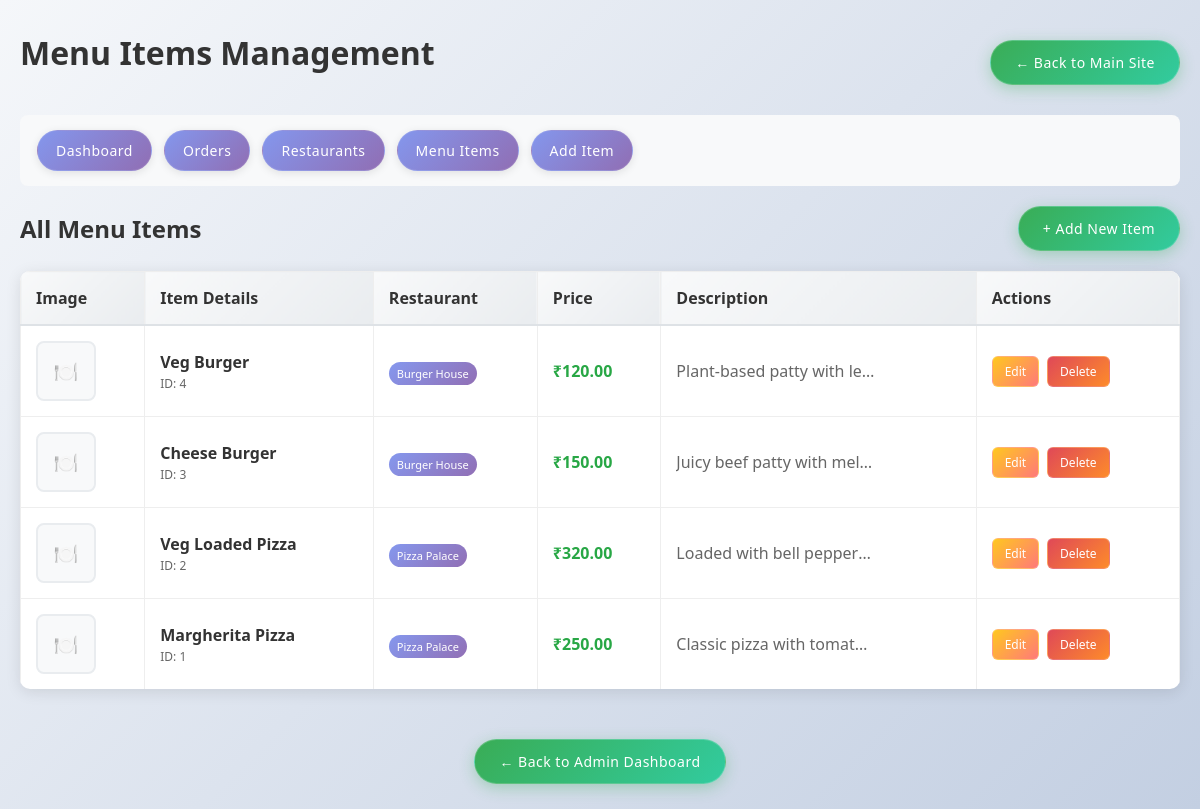
The page /admin/menu.php (signed in) on the database its author committed.
### tables this page shows
CREATE TABLE menu_item (
  item_id INT AUTO_INCREMENT PRIMARY KEY,
  restaurant_id INT,
  item_name VARCHAR(150),
  description TEXT,
  price DECIMAL(10,2),
  image VARCHAR(255),
  FOREIGN KEY (restaurant_id) REFERENCES restaurant(restaurant_id) ON DELETE CASCADE
);

CREATE TABLE restaurant (
  restaurant_id INT AUTO_INCREMENT PRIMARY KEY,
  name VARCHAR(150),
  location VARCHAR(255),
  image VARCHAR(255)
);

### admin/menu.php (the view, shortened to what this page needs)
<?php
include '../db.php';
$query = "SELECT mi.*, r.name as restaurant_name FROM menu_item mi
          JOIN restaurant r ON mi.restaurant_id = r.restaurant_id
          ORDER BY mi.item_id DESC";
$menu_items = mysqli_query($conn, $query);
?>
<!DOCTYPE html>
<html lang="en">
<head>
    <link rel="stylesheet" href="../assets/css/style.css">
</head>
<body>
<div class="admin-dashboard">
    <div class="dashboard-header">
        <h1>Menu Items Management</h1>
        <a href="../index.php" class="back-to-site-btn">← Back to Main Site</a>
    </div>
    <nav class="admin-nav">
        <a href="index.php">Dashboard</a>
        <a href="manage_orders.php">Orders</a>
        <a href="restaurant.php">Restaurants</a>
        <a href="menu.php">Menu Items</a>
        <a href="add_food.php">Add Item</a>
    </nav>
    <div class="content-header">
        <h2>All Menu Items</h2>
        <a href="add_food.php" class="add-btn">+ Add New Item</a>
    </div>
    <?php if(mysqli_num_rows($menu_items) > 0): ?>
        <table class="menu-table">
            <thead>
                <tr>
                    <th>Image</th>
                    <th>Item Details</th>
                    <th>Restaurant</th>
                    <th>Price</th>
                    <th>Description</th>
                    <th>Actions</th>
                </tr>
            </thead>
            <tbody>
                <?php while($item = mysqli_fetch_assoc($menu_items)): ?>
                <tr>
                    <td>
                        <?php if($item['image'] && file_exists('../assets/images/menu/' . $item['image'])): ?>
                            <img src="../assets/images/menu/<?php echo htmlspecialchars($item['image']); ?>" alt="<?php echo htmlspecialchars($item['item_name']); ?>" class="item-image">
                        <?php else: ?>
                            <div class="item-image" style="background:#f8f9fa;display:flex;align-items:center;justify-content:center;color:#666;font-size:20px;">🍽️</div>
                        <?php endif; ?>
                    </td>
                    <td>
                        <div class="item-name"><?php echo htmlspecialchars($item['item_name']); ?></div>
                        <div style="color:#666;font-size:12px;margin-top:2px;">ID: <?php echo $item['item_id']; ?></div>
                    </td>
                    <td>
                        <span class="restaurant-badge"><?php echo htmlspecialchars($item['restaurant_name']); ?></span>
                    </td>
                    <td>
                        <span class="price-tag">₹<?php echo number_format($item['price'], 2); ?></span>
                    </td>
                    <td>
                        <div class="description-preview" title="<?php echo htmlspecialchars($item['description']); ?>">
                            <?php echo htmlspecialchars(substr($item['description'], 0, 50)); ?><?php echo strlen($item['description']) > 50 ? '...' : ''; ?>
                        </div>
                    </td>
                    <td>
                        <div class="action-buttons">
                            <a href="edit_menu_item.php?id=<?php echo $item['item_id']; ?>" class="btn-edit">Edit</a>
                            <a href="?delete=1&id=<?php echo $item['item_id']; ?>" class="btn-delete" onclick="return confirm('Are you sure you want to delete this menu item?')">Delete</a>
                        </div>
                    </td>
                </tr>
                <?php endwhile; ?>
            </tbody>
        </table>
    <?php endif; ?>
    <div style="text-align:center;margin-top:30px;">
        <a href="index.php" class="back-to-site-btn">← Back to Admin Dashboard</a>
    </div>
</div>
</body>
</html>

### assets/css/style.css (style rules this page uses)
* { box-sizing:border-box;margin:0;padding:0 }
body { font-family:'Segoe UI', Tahoma, Geneva, Verdana, sans-serif;background:linear-gradient(135deg, #f5f7fa 0%, #c3cfe2 100%);color:#333;margin:0;min-height:100vh }
body, html { scroll-behavior:smooth }
a { color:#667eea;text-decoration:none;transition:color 0.3s ease }
.admin-nav a { background:none;color:#007bff;padding:5px 10px;border-radius:4px;margin:0 2px }
table { width:100%;border-collapse:collapse;border-radius:8px;overflow:hidden }
table th, table td { padding:12px;border:1px solid #eee;text-align:left }
table th { background:#f8f9fa;font-weight:600 }
table th { background:#f8f9fa }
.item-image { width:60px;height:60px;border-radius:8px;overflow:hidden;flex-shrink:0 }

### admin/menu.php (style rules this page uses)
.admin-dashboard { max-width:1200px;margin:0 auto;padding:20px }
.dashboard-header { display:flex;justify-content:space-between;align-items:center;margin-bottom:30px }
.admin-nav { background:#f8f9fa;padding:15px;border-radius:8px;margin-bottom:20px;display:flex;gap:8px;flex-wrap:wrap }
.admin-nav a { background:linear-gradient(135deg, rgba(102,126,234,0.8), rgba(118,75,162,0.8));color:#fff;text-decoration:none;padding:10px 18px;border-radius:25px;font-weight:500;font-size:14px;letter-spacing:0.5px;transition:all 0.3s ease;position:relative;overflow:hidden;border:1px solid rgba(255,255,255,0.1);box-shadow:0 2px 8px rgba(0,0,0,0.1) }
.admin-nav a::before { content:'';position:absolute;top:0;left:-100%;width:100%;height:100%;background:linear-gradient(90deg,transparent,rgba(255,255,255,0.2),transparent);transition:left 0.5s ease }
.content-header { display:flex;justify-content:space-between;align-items:center;margin-bottom:20px }
.content-header h2 { margin:0;color:#333 }
.add-btn { background:linear-gradient(135deg, rgba(40,167,69,0.9), rgba(32,201,151,0.9));color:#fff !important;text-decoration:none !important;padding:12px 24px;border-radius:25px;font-weight:500;font-size:14px;letter-spacing:0.5px;transition:all 0.3s ease;position:relative;overflow:hidden;border:1px solid rgba(255,255,255,0.2);box-shadow:0 4px 15px rgba(40,167,69,0.3) }
.add-btn::before { content:'';position:absolute;top:0;left:-100%;width:100%;height:100%;background:linear-gradient(90deg,transparent,rgba(255,255,255,0.3),transparent);transition:left 0.5s ease }
.menu-table { width:100%;background:#fff;border-radius:10px;overflow:hidden;box-shadow:0 3px 15px rgba(0,0,0,0.1);border-collapse:collapse }
.menu-table th,.menu-table td { padding:15px;text-align:left;border-bottom:1px solid #eee }
.menu-table th { background:linear-gradient(135deg, #f8f9fa, #e9ecef);color:#333;font-weight:600;border-bottom:2px solid #dee2e6 }
.menu-table tr:last-child td { border-bottom:none }
.item-image { width:60px;height:60px;border-radius:8px;object-fit:cover;border:2px solid #e9ecef }
.item-name { font-weight:600;color:#333 }
.restaurant-badge { display:inline-block;background:linear-gradient(135deg, rgba(102,126,234,0.8), rgba(118,75,162,0.8));color:#fff;padding:4px 8px;border-radius:12px;font-size:11px;font-weight:500;margin-top:4px }
.price-tag { font-weight:700;color:#28a745;font-size:16px }
.description-preview { color:#666;max-width:200px;overflow:hidden;text-overflow:ellipsis;white-space:nowrap }
.action-buttons { display:flex;gap:8px }
.btn-edit { background:linear-gradient(135deg, rgba(255,193,7,0.9), rgba(255,107,107,0.9));color:#fff !important;text-decoration:none !important;padding:6px 12px;border-radius:6px;font-size:12px;font-weight:500;transition:all 0.3s ease;border:1px solid rgba(255,255,255,0.2) }
.btn-delete { background:linear-gradient(135deg, rgba(220,53,69,0.9), rgba(253,126,20,0.9));color:#fff !important;text-decoration:none !important;padding:6px 12px;border-radius:6px;font-size:12px;font-weight:500;transition:all 0.3s ease;border:1px solid rgba(255,255,255,0.2) }
.back-to-site-btn { display:inline-block;padding:12px 24px;background:linear-gradient(135deg, rgba(40,167,69,0.9), rgba(32,201,151,0.9));color:#fff !important;text-decoration:none !important;border-radius:25px;font-weight:500;font-size:14px;letter-spacing:0.5px;transition:all 0.3s ease;position:relative;overflow:hidden;border:1px solid rgba(255,255,255,0.2);box-shadow:0 4px 15px rgba(40,167,69,0.3);margin-top:20px }
.back-to-site-btn::before { content:'';position:absolute;top:0;left:-100%;width:100%;height:100%;background:linear-gradient(90deg,transparent,rgba(255,255,255,0.3),transparent);transition:left 0.5s ease }

### rows shown on the page
menu_item: item_name "Veg Burger", item_id "4", restaurant.name "Burger House", price "120.00", description "Plant-based patty with le…"
menu_item: item_name "Cheese Burger", item_id "3", restaurant.name "Burger House", price "150.00", description "Juicy beef patty with mel…"
menu_item: item_name "Veg Loaded Pizza", item_id "2", restaurant.name "Pizza Palace", price "320.00", description "Loaded with bell pepper…"
menu_item: item_name "Margherita Pizza", item_id "1", restaurant.name "Pizza Palace", price "250.00", description "Classic pizza with tomat…"
